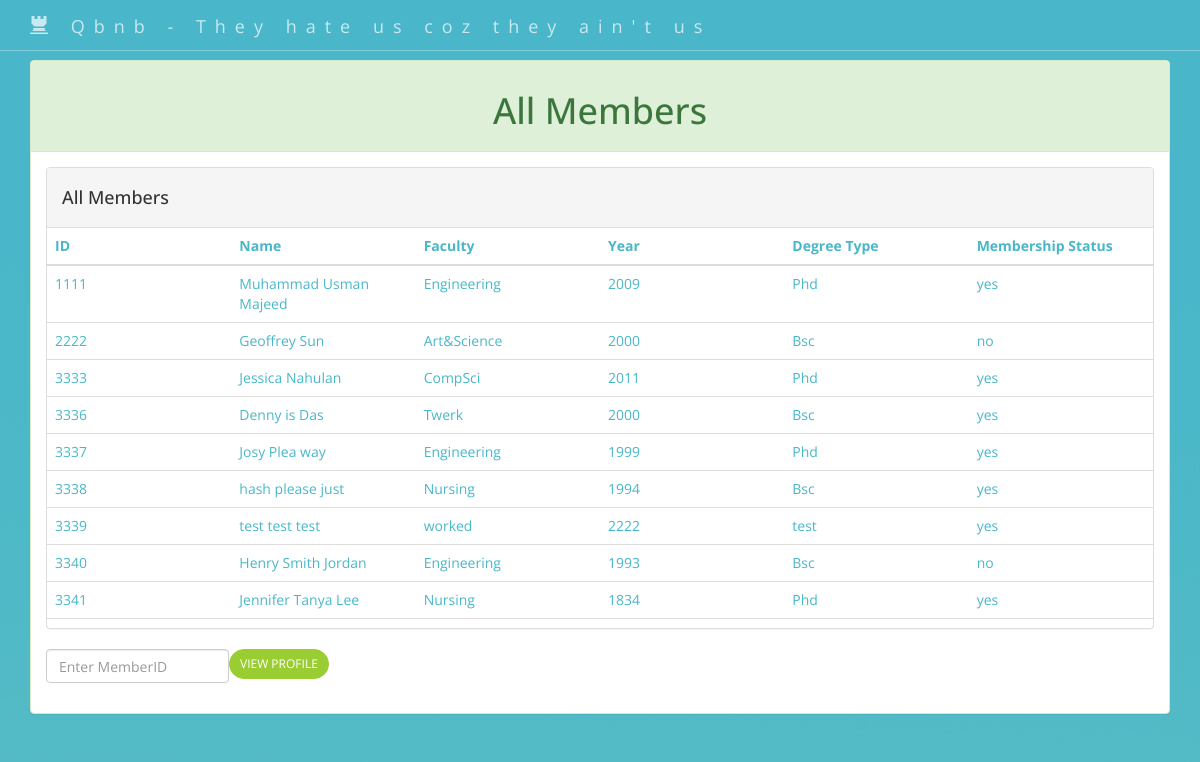
The page /ViewAllMembers_Admin.php (signed in) on the database its author committed.
### tables this page shows
CREATE TABLE `service_member` (
  `id` int(11) NOT NULL,
  `fName` varchar(15) NOT NULL,
  `mName` varchar(15) DEFAULT NULL,
  `lName` varchar(15) NOT NULL,
  `phoneNumber` int(10) NOT NULL,
  `email` varchar(20) NOT NULL,
  `membershipStatus` tinyint(1) NOT NULL DEFAULT '1',
  `faculty` varchar(20) NOT NULL,
  `degreeType` varchar(20) NOT NULL,
  `year` int(11) NOT NULL,
  `username` varchar(15) NOT NULL,
  `password` varchar(255) NOT NULL,
  `isAdmin` tinyint(1) NOT NULL DEFAULT '0'
);

### ViewAllMembers_Admin.php (the view, shortened to what this page needs)
<!DOCTYPE HTML>
<html>
<head>
    <link href="css/bootstrap.min.css" rel="stylesheet">
    <link href="css/custom.css" rel="stylesheet">
</head>
<br>
<br>
<br>
<body>
 <?php
if(isset($_SESSION['id'])){
    include_once 'config/connection.php';
        $query = "SELECT id, fName, mName, lName, faculty, year, degreeType, membershipStatus
					FROM service_member";
        $stmt = $con->prepare($query);
		$stmt->execute();
		$result = $stmt->get_result();
} else {
	header("Location: login.php");
	die();
}
?>
<body class="body_general">
<form name='viewAllMembers_Admin' id='viewAllMembers_Admin' action='viewAllMembers_Admin.php' method='post'>
    <nav id="siteNav" class="navbar navbar-default navbar-fixed-top" role="navigation">
        <div class="container">
            <div class="navbar-header">
                <a class="navbar-brand" href="index.html">
                	<span class="glyphicon glyphicon-tower"></span>
                	Qbnb - They hate us coz they ain't us
                </a>
            </div>
        </div>
    </nav>
	<div class="container">
		<div class="panel panel-success">
		  <div class="panel-heading">
			<h3 class="panel-title"><h1 align="Middle"> All Members</h1></h3>
		  </div>
		  <div class="panel-body">
			<div class="container-fluid">
			  <div class="row">
				  <div class="panel panel-default">
					<div class="panel-heading">
					  <h4>
						All Members
					  </h4>
					</div>
					<div style="height:400px;overflow:auto;">
					<table class="table table-hover">
					  <thead>
						<tr>
						  <th class="col-xs-2">ID</th><th class="col-xs-2">Name</th><th class="col-xs-2">Faculty</th><th class="col-xs-2">Year</th><th class="col-xs-2">Degree Type</th><th class="col-xs-2">Membership Status</th>
						</tr>
					  </thead>
					  <tbody>
					  	<tr>
						<?php
						if (mysqli_num_rows($result) > 0) {
							while($row = mysqli_fetch_assoc($result)) {
								?>
								<tr>
								  <td class="col-xs-1"><?php echo $row['id']; ?></td><td class="col-xs-2"><?php echo $row['fName']." ".$row["mName"]." ".$row["lName"]; ?></a></td><td class="col-xs-2"><?php echo $row['faculty']; ?></a></td><td class="col-xs-2"><?php echo $row['year']; ?></a></td><td class="col-xs-2"><?php echo $row['degreeType']; ?></a></td><td class="col-xs-2"><?php if($row['membershipStatus'] == 1){echo "yes";} else {echo "no";} ?></td>
								</tr>
						<?php
							}
						} ?>
					  </tbody>
					</table>
					</div>
				  </div>
				  <div display="inline-block">
						<input type = 'submit' class="btn btn-primary btn-sm" id='viewButton' name='viewButton' value='View Profile' />
						<div class="form-group" style='float: left'>
							<input type="text" class="form-control" id="memToView" name = "memToView" placeholder="Enter MemberID">
						</div>
				  </div>
			  </div>
			</div>
		</div>
	</div>
</div>
</form>
</body>
</html>

### css/custom.css (style rules this page uses)
html, body { width: 100%; height: 100%; font-family: 'Open Sans','Helvetica Neue',Arial,sans-serif; }
body { width: 100%; height: 100%; font-family: 'Open Sans','Helvetica Neue',Arial,sans-serif; background-image: url('../images/generalBackground1.jpg'); background-color: #6cc4bd; color: #49b7c9; }
a { color: yellowgreen; -webkit-transition: all .35s; -moz-transition: all .35s; transition: all .35s; }
.navbar-default { border-color: rgba(34,34,34,.05); background-color: #fff; -webkit-transition: all .35s; -moz-transition: all .35s; transition: all .35s; }
.navbar-default .navbar-header .navbar-brand { color: yellowgreen; }
@media (min-width:768px) { .navbar-default { border-color: rgba(255,255,255,.3); background-color: transparent; } }
@media (min-width:768px) { .navbar-default .navbar-header .navbar-brand { color: rgba(255,255,255,.7); letter-spacing: 0.5em; } }
.btn-primary { border-color: yellowgreen; color: #fff; background-color: yellowgreen; -webkit-transition: all .35s; -moz-transition: all .35s; transition: all .35s; }
.btn { border-radius: 300px; text-transform: uppercase; }

### rows shown on the page
service_member: id "1111", fName "Muhammad", mName "Usman", lName "Majeed", faculty "Engineering", year "2009", degreeType "Phd", membershipStatus "yes"
service_member: id "2222", fName "Geoffrey", lName "Sun", faculty "Art&Science", year "2000", degreeType "Bsc", membershipStatus "no"
service_member: id "3333", fName "Jessica", lName "Nahulan", faculty "CompSci", year "2011", degreeType "Phd", membershipStatus "yes"
service_member: id "3336", fName "Denny", mName "is", lName "Das", faculty "Twerk", year "2000", degreeType "Bsc", membershipStatus "yes"
service_member: id "3337", fName "Josy", mName "Plea", lName "way", faculty "Engineering", year "1999", degreeType "Phd", membershipStatus "yes"
service_member: id "3338", fName "hash", mName "please", lName "just", faculty "Nursing", year "1994", degreeType "Bsc", membershipStatus "yes"
service_member: id "3339", fName "test", mName "test", lName "test", faculty "worked", year "2222", degreeType "test", membershipStatus "yes"
service_member: id "3340", fName "Henry", mName "Smith", lName "Jordan", faculty "Engineering", year "1993", degreeType "Bsc", membershipStatus "no"
service_member: id "3341", fName "Jennifer", mName "Tanya", lName "Lee", faculty "Nursing", year "1834", degreeType "Phd", membershipStatus "yes"
